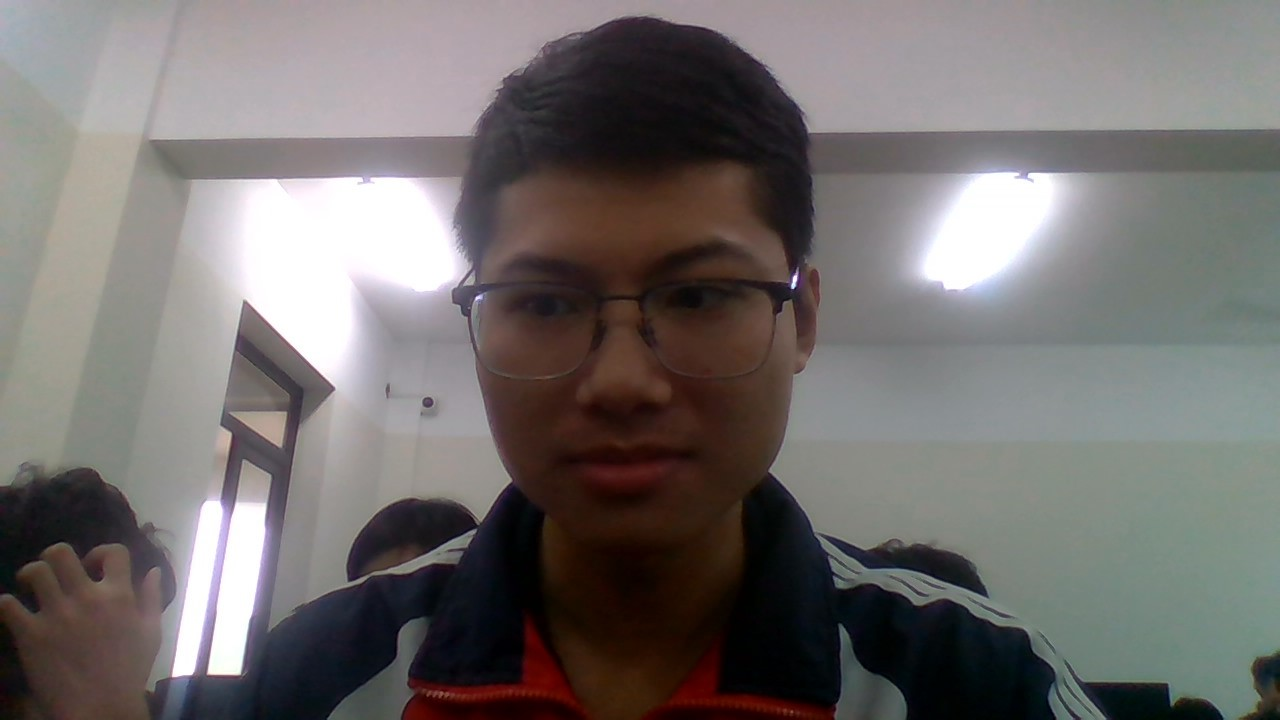
#> input picture buoi6_opencv/buoi6_opencv/WIN_20241015_08_35_58_Pro.jpg, 1280 x 720 px, found by its file name
$ python vd2.py
#> lines starting #> are read from the running program, lines starting #| are printed output that depends on the picture; after the words box and inside, x2 and y2 are one past the last pixel; in counts of white or black regions, pixels touching at a corner belong together
import cv2

image_path = "buoi5_opencv/WIN_20241015_08_35_58_Pro.jpg"
image = cv2.imread(image_path)
#> image is the input picture: shape (720, 1280, 3); mean B, G, R 109.2, 110.4, 114.8

#resizing the image
desired_width = 400
aspect_ratio = image.shape[1] / image.shape[0]
#> aspect_ratio = 1.78
desired_height = int(desired_width / aspect_ratio)
#> desired_height = 225
resized_image = cv2.resize(image, (desired_width, desired_height))

def onTrackbarChange(value):
    global blk_thresh
    blk_thresh = value
    print("Variable value:", blk_thresh)

def valueScaling(value):
    min_value = 150
    max_value = 200
    new_min = 250
    new_max = 255
    scaled_value = (value - min_value) * (new_max - new_min) / (max_value - min_value) + new_min +20
    return int(scaled_value)


blk_thresh = 200
scaled_thresh = valueScaling(blk_thresh)


window_name = 'Background Removed'
cv2.namedWindow(window_name)

cv2.createTrackbar('Variable', window_name, scaled_thresh, 150, onTrackbarChange)

while True:
    gray = cv2.cvtColor(resized_image, cv2.COLOR_BGR2GRAY)
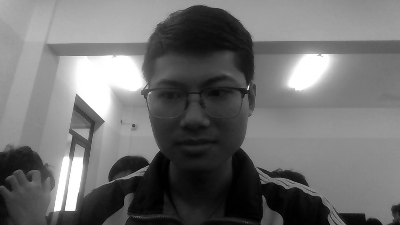
#> gray: shape (225, 400); min 0, max 255, mean 111.5

    blur = cv2.GaussianBlur(gray, (5, 5), 0)

    _, threshold_img = cv2.threshold(blur, blk_thresh, 255, cv2.THRESH_BINARY)
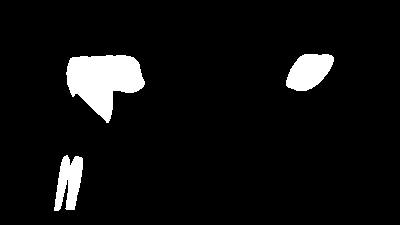
#> threshold_img: shape (225, 400); 6.2% white; 3 white regions, box (x1, y1, x2, y2) and area: (66, 55, 145, 123) 3292, (286, 54, 334, 91) 1262, (54, 155, 83, 211) 1063

    mask = 255 - threshold_img

    result = cv2.bitwise_and(resized_image, resized_image, mask=mask)
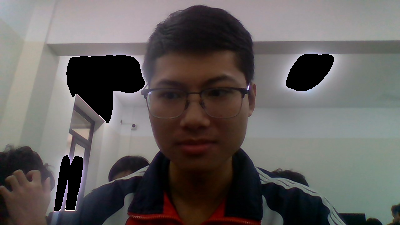
#> result: shape (225, 400, 3); mean B, G, R 93.6, 95, 99.4

    cv2.imshow(window_name, result)

    if cv2.waitKey(1) & 0xFF == ord('q'):
#> (key q is pressed here)
        break

cv2.destroyAllWindows()
